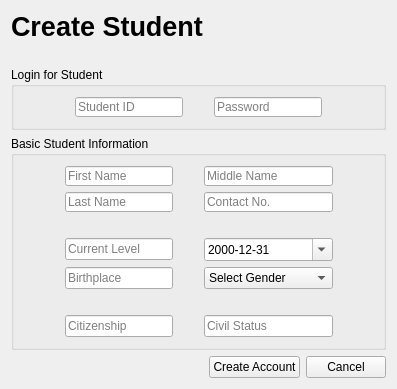
      <widget class="QWidget" name="page_createStudent">
       <layout class="QGridLayout" name="gridLayout_29">
        <item row="3" column="2">
         <widget class="QPushButton" name="pushButton_cancel_createStudent">
          <property name="minimumSize">
           <size>
            <width>20</width>
            <height>0</height>
           </size>
          </property>
          <property name="toolTip">
           <string>Cancel</string>
          </property>
          <property name="statusTip">
           <string>Cancel</string>
          </property>
          <property name="whatsThis">
           <string>Cancel</string>
          </property>
          <property name="text">
           <string>Cancel</string>
          </property>
         </widget>
        </item>
        <item row="3" column="1">
         <widget class="QPushButton" name="pushButton_createAccount_createStudent">
          <property name="sizePolicy">
           <sizepolicy hsizetype="Minimum" vsizetype="Fixed">
            <horstretch>0</horstretch>
            <verstretch>0</verstretch>
           </sizepolicy>
          </property>
          <property name="minimumSize">
           <size>
            <width>20</width>
            <height>0</height>
           </size>
          </property>
          <property name="toolTip">
           <string>Create Account</string>
          </property>
          <property name="statusTip">
           <string>Create Account</string>
          </property>
          <property name="whatsThis">
           <string>Create Account</string>
          </property>
          <property name="text">
           <string>Create Account</string>
          </property>
          <property name="autoDefault">
           <bool>true</bool>
          </property>
         </widget>
        </item>
        <item row="3" column="0">
         <widget class="QLabel" name="label_status_createStudent">
          <property name="text">
           <string/>
          </property>
         </widget>
        </item>
        <item row="2" column="0" colspan="3">
         <widget class="QGroupBox" name="groupBox">
          <property name="title">
           <string>Basic Student Information</string>
          </property>
          <layout class="QGridLayout" name="gridLayout_6">
           <item row="1" column="0">
            <spacer name="horizontalSpacer_6">
             <property name="orientation">
              <enum>Qt::Horizontal</enum>
             </property>
             <property name="sizeHint" stdset="0">
              <size>
               <width>16</width>
               <height>20</height>
              </size>
             </property>
            </spacer>
           </item>
           <item row="0" column="1">
            <spacer name="verticalSpacer_3">
             <property name="orientation">
              <enum>Qt::Vertical</enum>
             </property>
             <property name="sizeHint" stdset="0">
              <size>
               <width>20</width>
               <height>1</height>
              </size>
             </property>
            </spacer>
           </item>
           <item row="1" column="1">
            <layout class="QGridLayout" name="gridLayout_5">
             <item row="6" column="0">
              <widget class="QLineEdit" name="lineEdit_citizenship_createStudent">
               <property name="maximumSize">
                <size>
                 <width>133</width>
                 <height>16777215</height>
                </size>
               </property>
               <property name="toolTip">
                <string>Citizenship</string>
               </property>
               <property name="statusTip">
                <string>Citizenship</string>
               </property>
               <property name="whatsThis">
                <string>Citizenship</string>
               </property>
               <property name="placeholderText">
                <string>Citizenship</string>
               </property>
               <property name="clearButtonEnabled">
                <bool>true</bool>
               </property>
              </widget>
             </item>
             <item row="4" column="2">
              <widget class="QComboBox" name="comboBox_gender_createStudent">
               <property name="maximumSize">
                <size>
                 <width>133</width>
                 <height>16777215</height>
                </size>
               </property>
               <property name="toolTip">
                <string>Select Gender</string>
               </property>
               <property name="statusTip">
                <string>Select Gender</string>
               </property>
               <property name="whatsThis">
                <string>Select Gender</string>
               </property>
               <property name="maxVisibleItems">
                <number>3</number>
               </property>
               <item>
                <property name="text">
                 <string>Select Gender</string>
                </property>
               </item>
               <item>
                <property name="text">
                 <string>Female</string>
                </property>
               </item>
               <item>
                <property name="text">
                 <string>Male</string>
                </property>
               </item>
              </widget>
             </item>
             <item row="4" column="0">
              <widget class="QLineEdit" name="lineEdit_birthplace_createStudent">
               <property name="maximumSize">
                <size>
                 <width>133</width>
                 <height>16777215</height>
                </size>
               </property>
               <property name="toolTip">
                <string>Birthplace</string>
               </property>
               <property name="statusTip">
                <string>Birthplace</string>
               </property>
               <property name="whatsThis">
                <string>Birthplace</string>
               </property>
               <property name="placeholderText">
                <string>Birthplace</string>
               </property>
               <property name="clearButtonEnabled">
                <bool>true</bool>
               </property>
              </widget>
             </item>
             <item row="0" column="0">
              <widget class="QLineEdit" name="lineEdit_firstName_createStudent">
               <property name="maximumSize">
                <size>
                 <width>133</width>
                 <height>20</height>
                </size>
               </property>
               <property name="toolTip">
                <string>First Name</string>
               </property>
               <property name="statusTip">
                <string>First Name</string>
               </property>
               <property name="whatsThis">
                <string>First Name</string>
               </property>
               <property name="placeholderText">
                <string>First Name</string>
               </property>
               <property name="clearButtonEnabled">
                <bool>true</bool>
               </property>
              </widget>
             </item>
             <item row="1" column="0">
              <widget class="QLineEdit" name="lineEdit_lastName_createStudent">
               <property name="maximumSize">
                <size>
                 <width>133</width>
                 <height>20</height>
                </size>
               </property>
               <property name="toolTip">
                <string>Last Name</string>
               </property>
               <property name="statusTip">
                <string>Last Name</string>
               </property>
               <property name="whatsThis">
                <string>Last Name</string>
               </property>
               <property name="placeholderText">
                <string>Last Name</string>
               </property>
               <property name="clearButtonEnabled">
                <bool>true</bool>
               </property>
              </widget>
             </item>
             <item row="0" column="2">
              <widget class="QLineEdit" name="lineEdit_middleName_createStudent">
               <property name="minimumSize">
                <size>
                 <width>129</width>
                 <height>20</height>
                </size>
               </property>
               <property name="maximumSize">
                <size>
                 <width>133</width>
                 <height>20</height>
                </size>
               </property>
               <property name="toolTip">
                <string>Middle Name</string>
               </property>
               <property name="statusTip">
                <string>Middle Name</string>
               </property>
               <property name="whatsThis">
                <string>Middle Name</string>
               </property>
               <property name="placeholderText">
                <string>Middle Name</string>
               </property>
               <property name="clearButtonEnabled">
                <bool>true</bool>
               </property>
              </widget>
             </item>
             <item row="1" column="2">
              <widget class="QLineEdit" name="lineEdit_contactNo_createStudent">
               <property name="maximumSize">
                <size>
                 <width>133</width>
                 <height>20</height>
                </size>
               </property>
               <property name="toolTip">
                <string>Contact No.</string>
               </property>
               <property name="statusTip">
                <string>Contact No.</string>
               </property>
               <property name="whatsThis">
                <string>Contact No.</string>
               </property>
               <property name="text">
                <string/>
               </property>
               <property name="placeholderText">
                <string>Contact No.</string>
               </property>
               <property name="clearButtonEnabled">
                <bool>true</bool>
               </property>
              </widget>
             </item>
             <item row="0" column="1">
              <spacer name="horizontalSpacer_4">
               <property name="orientation">
                <enum>Qt::Horizontal</enum>
               </property>
               <property name="sizeHint" stdset="0">
                <size>
                 <width>25</width>
                 <height>20</height>
                </size>
               </property>
              </spacer>
             </item>
             <item row="2" column="0">
              <spacer name="verticalSpacer_22">
               <property name="orientation">
                <enum>Qt::Vertical</enum>
               </property>
               <property name="sizeType">
                <enum>QSizePolicy::Preferred</enum>
               </property>
               <property name="sizeHint" stdset="0">
                <size>
                 <width>20</width>
                 <height>20</height>
                </size>
               </property>
              </spacer>
             </item>
             <item row="3" column="0">
              <widget class="QLineEdit" name="lineEdit_currentLevel_createStudent">
               <property name="maximumSize">
                <size>
                 <width>133</width>
                 <height>16777215</height>
                </size>
               </property>
               <property name="toolTip">
                <string>Current Level</string>
               </property>
               <property name="statusTip">
                <string>Current Level</string>
               </property>
               <property name="whatsThis">
                <string>Current Level</string>
               </property>
               <property name="placeholderText">
                <string>Current Level</string>
               </property>
               <property name="clearButtonEnabled">
                <bool>true</bool>
               </property>
              </widget>
             </item>
             <item row="3" column="2">
              <widget class="QDateEdit" name="dateEdit_birthday_createStudent">
               <property name="maximumSize">
                <size>
                 <width>133</width>
                 <height>16777215</height>
                </size>
               </property>
               <property name="toolTip">
                <string>Birthday</string>
               </property>
               <property name="statusTip">
                <string>Birthday</string>
               </property>
               <property name="whatsThis">
                <string>Birthday</string>
               </property>
               <property name="currentSection">
                <enum>QDateTimeEdit::YearSection</enum>
               </property>
               <property name="displayFormat">
                <string>yyyy-MM-dd</string>
               </property>
               <property name="calendarPopup">
                <bool>true</bool>
               </property>
               <property name="date">
                <date>
                 <year>2000</year>
                 <month>12</month>
                 <day>31</day>
                </date>
               </property>
              </widget>
             </item>
             <item row="5" column="0">
              <spacer name="verticalSpacer_23">
               <property name="orientation">
                <enum>Qt::Vertical</enum>
               </property>
               <property name="sizeHint" stdset="0">
                <size>
                 <width>20</width>
                 <height>20</height>
                </size>
               </property>
              </spacer>
             </item>
             <item row="6" column="2">
              <widget class="QLineEdit" name="lineEdit_civilStatus_createStudent">
               <property name="maximumSize">
                <size>
                 <width>133</width>
                 <height>16777215</height>
                </size>
               </property>
               <property name="toolTip">
                <string>Civil Status</string>
               </property>
               <property name="statusTip">
                <string>Civil Status</string>
               </property>
               <property name="whatsThis">
                <string>Civil Status</string>
               </property>
               <property name="placeholderText">
                <string>Civil Status</string>
               </property>
               <property name="clearButtonEnabled">
                <bool>true</bool>
               </property>
              </widget>
             </item>
            </layout>
           </item>
           <item row="1" column="2">
            <spacer name="horizontalSpacer_7">
             <property name="orientation">
              <enum>Qt::Horizontal</enum>
             </property>
             <property name="sizeHint" stdset="0">
              <size>
               <width>16</width>
               <height>20</height>
              </size>
             </property>
            </spacer>
           </item>
           <item row="2" column="1">
            <spacer name="verticalSpacer_4">
             <property name="orientation">
              <enum>Qt::Vertical</enum>
             </property>
             <property name="sizeHint" stdset="0">
              <size>
               <width>20</width>
               <height>1</height>
              </size>
             </property>
            </spacer>
           </item>
          </layout>
         </widget>
        </item>
        <item row="1" column="0" colspan="3">
         <widget class="QGroupBox" name="groupBox_loginForStudent">
          <property name="title">
           <string>Login for Student</string>
          </property>
          <layout class="QGridLayout" name="gridLayout_3">
           <item row="0" column="1">
            <spacer name="verticalSpacer">
             <property name="orientation">
              <enum>Qt::Vertical</enum>
             </property>
             <property name="sizeHint" stdset="0">
              <size>
               <width>20</width>
               <height>1</height>
              </size>
             </property>
            </spacer>
           </item>
           <item row="1" column="0">
            <spacer name="horizontalSpacer_2">
             <property name="orientation">
              <enum>Qt::Horizontal</enum>
             </property>
             <property name="sizeHint" stdset="0">
              <size>
               <width>17</width>
               <height>20</height>
              </size>
             </property>
            </spacer>
           </item>
           <item row="1" column="1">
            <layout class="QGridLayout" name="gridLayout_2">
             <item row="0" column="0">
              <widget class="QLineEdit" name="lineEdit_studentID_createStudent">
               <property name="maximumSize">
                <size>
                 <width>133</width>
                 <height>20</height>
                </size>
               </property>
               <property name="toolTip">
                <string>Student ID</string>
               </property>
               <property name="statusTip">
                <string>Student ID</string>
               </property>
               <property name="whatsThis">
                <string>Student ID</string>
               </property>
               <property name="placeholderText">
                <string>Student ID</string>
               </property>
               <property name="clearButtonEnabled">
                <bool>true</bool>
               </property>
              </widget>
             </item>
             <item row="0" column="1">
              <spacer name="horizontalSpacer">
               <property name="orientation">
                <enum>Qt::Horizontal</enum>
               </property>
               <property name="sizeHint" stdset="0">
                <size>
                 <width>25</width>
                 <height>20</height>
                </size>
               </property>
              </spacer>
             </item>
             <item row="0" column="2">
              <widget class="QLineEdit" name="lineEdit_password_createStudent">
               <property name="maximumSize">
                <size>
                 <width>133</width>
                 <height>20</height>
                </size>
               </property>
               <property name="toolTip">
                <string>Password</string>
               </property>
               <property name="statusTip">
                <string>Password</string>
               </property>
               <property name="whatsThis">
                <string>Password</string>
               </property>
               <property name="echoMode">
                <enum>QLineEdit::Password</enum>
               </property>
               <property name="placeholderText">
                <string>Password</string>
               </property>
               <property name="clearButtonEnabled">
                <bool>true</bool>
               </property>
              </widget>
             </item>
            </layout>
           </item>
           <item row="1" column="2">
            <spacer name="horizontalSpacer_3">
             <property name="orientation">
              <enum>Qt::Horizontal</enum>
             </property>
             <property name="sizeHint" stdset="0">
              <size>
               <width>17</width>
               <height>20</height>
              </size>
             </property>
            </spacer>
           </item>
           <item row="2" column="1">
            <spacer name="verticalSpacer_2">
             <property name="orientation">
              <enum>Qt::Vertical</enum>
             </property>
             <property name="sizeHint" stdset="0">
              <size>
               <width>20</width>
               <height>1</height>
              </size>
             </property>
            </spacer>
           </item>
          </layout>
         </widget>
        </item>
        <item row="0" column="0">
         <widget class="QLabel" name="label_createStudent">
          <property name="minimumSize">
           <size>
            <width>0</width>
            <height>50</height>
           </size>
          </property>
          <property name="maximumSize">
           <size>
            <width>16777215</width>
            <height>50</height>
           </size>
          </property>
          <property name="font">
           <font>
            <pointsize>20</pointsize>
            <weight>75</weight>
            <bold>true</bold>
           </font>
          </property>
          <property name="text">
           <string>Create Student</string>
          </property>
          <property name="alignment">
           <set>Qt::AlignLeading|Qt::AlignLeft|Qt::AlignTop</set>
          </property>
         </widget>
        </item>
       </layout>
      </widget>
